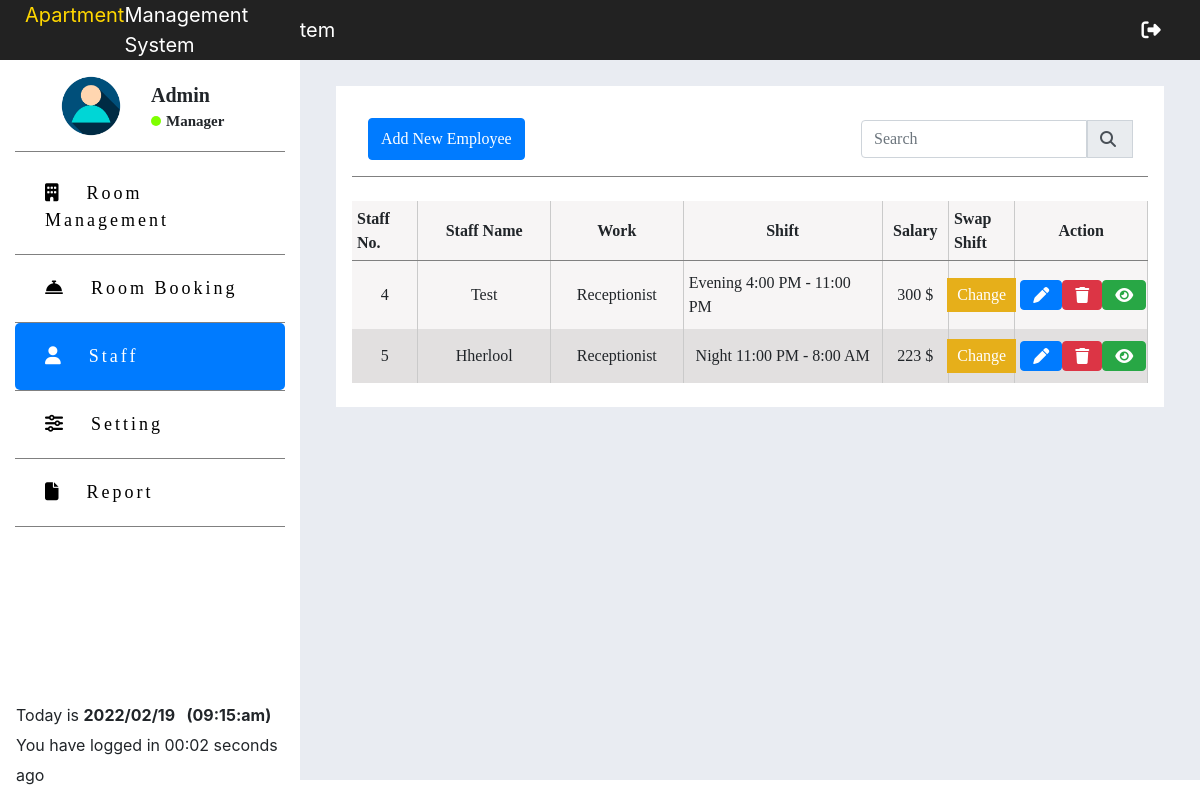
Screenshot of /index.php?staff (signed in) with the database file from the repository.
### tables this page shows
CREATE TABLE `staff` (
  `Staff_ID` int(11) NOT NULL,
  `Staff_Name` varchar(20) NOT NULL,
  `Staff_Job_Type` varchar(30) NOT NULL,
  `Shift_Id` varchar(30) NOT NULL,
  `Address` varchar(40) NOT NULL,
  `Contact` varchar(20) NOT NULL,
  `Joining_Date` varchar(20) NOT NULL,
  `Salary` int(10) NOT NULL
);

CREATE TABLE `staff_type` (
  `Staff_Job_Type` int(11) NOT NULL,
  `Staff_Job_Name` varchar(30) NOT NULL
);

CREATE TABLE `shift` (
  `Shift_Id` int(11) NOT NULL,
  `Shift_Name` varchar(20) NOT NULL,
  `Shift_Time` varchar(30) NOT NULL
);

### dashboard/staff.php (the view, shortened to what this page needs)
    <div class="col-sm-9 main_box" style="box-sizing: border-box;">
       <div class="bg-white m-3 p-3" style="margin-top: 10px;">
           <div class="staffNav p-3 d-flex justify-content-between">
               <button class="btn btn-primary py-2" data-toggle="modal" data-target="#AddNewStaff">Add New Employee</button>
               <form class="form-inline">
                    <div class="input-group">
                        <input class="form-control ml-sm-2" type="search" placeholder="Search" aria-label="Search" onkeyup="searchStaff(this.value)">
                        <div class="input-group-prepend">
                            <span class="input-group-text">
                            <i class="fas fa-search"></i>
                            </span>
                        </div>
                    </div>
                </form>
           </div>
           <div class="staff_page mt-4 mb-2">
               <ul class="staff_table">
                   <li class="d-flex justify-content-between" style="height:60px; border-bottom: 1px solid grey">
                       <span class="col-1 staff_list"><b>Staff No.</b></span>
                       <span class="col-2 staff_list"><b>Staff Name</b></span>
                       <span class="col-2 staff_list"><b>Work</b></span>
                       <span class="col-3 staff_list"><b>Shift</b></span>
                       <span class="col-1 staff_list"><b>Salary</b></span>
                       <span class="col-1 staff_list"><b>Swap Shift</b></span>
                       <span class="col-2 staff_list"><b>Action</b></span>
                   </li>
                   <div id="staff_list_display">
                   <?php
                        $sql = "SELECT * FROM `staff` NATURAL JOIN shift NATURAL JOIN staff_type";
                        $result = mysqli_query($conn, $sql);
                        while($staff = mysqli_fetch_array($result)){ ?>
                            <li class="d-flex justify-content-between">
                                <span class="col-1 staff_list">
                                    <?php echo $staff["Staff_ID"]?>
                                </span>
                                <span class="col-2 staff_list" style="text-transform: capitalize;">
                                    <?php echo $staff["Staff_Name"]?>
                                </span>
                                <span class="col-2 staff_list">
                                    <?php echo $staff["Staff_Job_Name"]?>
                                </span>
                                <span class="col-3 staff_list">
                                    <?php echo $staff["Shift_Name"], " ", $staff["Shift_Time"]?>
                                </span>
                                <span class="col-1 staff_list">
                                    <?php echo $staff["Salary"]?> $
                                </span>
                                <span class="col-1 staff_list">
                                    <button class="btn_staff_shift" data-toggle="modal" data-target="#ChangeShift<?php echo $staff['Staff_ID']?>">
                                        Change
                                    </button>
                                </span>
                                <span class="col-2 staff_list justify-content-around">
                                        <i class="fas fa-pen btn btn-primary staff_icon" data-toggle="modal" data-target="#EditStaff<?php echo $staff['Staff_ID']?>"></i>
                                        <i class="fas fa-trash btn btn-danger staff_icon" onclick="delStaff(<?php echo $staff['Staff_ID']?>)"></i>
                                        <i class="fas fa-eye btn btn-success staff_icon" data-toggle="modal" data-target="#ViewStaff<?php echo $staff['Staff_ID']?>"></i>
                                </span>
                            </li>
                    <?php }?>
                    </div>
               </ul>
           </div>
       </div>
    </div>
</div>

### css/dashboard.css (style rules this page uses)
.main_box { background: #E9ECF2; height: 100%; min-height: calc(100vh - 80px); padding: 10px 20px; font-family: 'Times New Roman', Times, serif; }
.fas { margin-right: 10px; }

### css/staff.css (style rules this page uses)
.staffNav { border-bottom: 1px solid grey; height: 100%; }
.input-group-text { padding-right: 6px; text-align: center; }
.staff_page { height: 100%; }
.staff_table { list-style: none; padding: 0; margin: 0; }
.staff_table li { font-size: 20px; background: rgb(247, 245, 245); }
.staff_table li:nth-child(even) { background: rgb(226, 224, 224); }
.staff_list { padding: 10px 5px; font-size: 16px; border-right: 1px solid rgb(202, 202, 202); display: flex; align-items: center; justify-content: center; }
.btn_staff_shift { border: none; background: rgb(230, 175, 26); color: white; padding: 5px 10px; cursor: pointer; }
.staff_icon { cursor: pointer; margin-right: 0 !important; }

### rows the page displays
staff: Staff_ID "4", Staff_Name "Test", staff_type.Staff_Job_Name "Receptionist", Shift_Id.Shift_Name "Evening", Shift_Id.Shift_Time "4:00 PM - 11:00 PM", Salary "300"
staff: Staff_ID "5", Staff_Name "Hherlool", staff_type.Staff_Job_Name "Receptionist", Shift_Id.Shift_Name "Night", Shift_Id.Shift_Time "11:00 PM - 8:00 AM", Salary "223"

### other values shown
$username "Admin"
